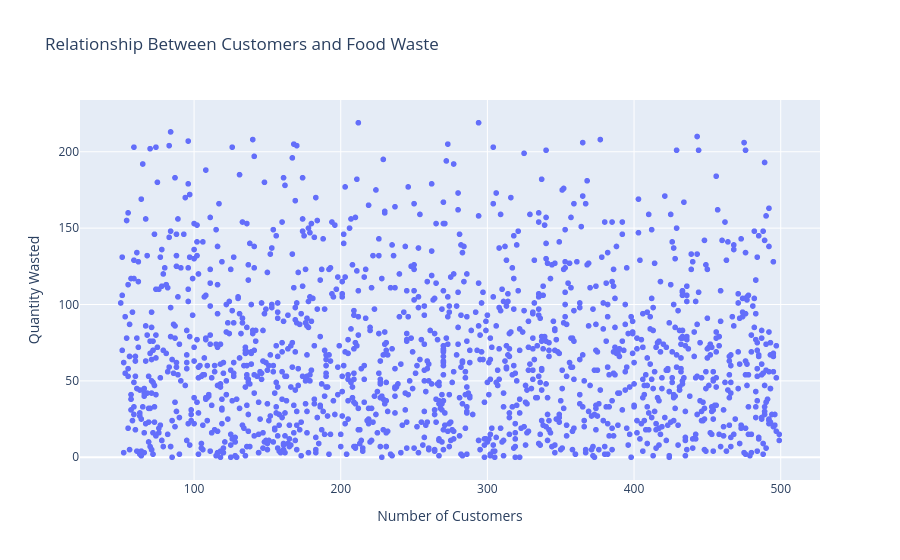

The notebook cell this image was saved under:
### Code cell
fig = px.scatter(
    df,
    x="Customers",
    y="Quantity_Wasted",
    title="Relationship Between Customers and Food Waste",
    labels={
        "Customers": "Number of Customers",
        "Quantity_Wasted": "Quantity Wasted"
    },
    hover_data=[
        "Location",
        "Food_Category",
        "Food_Item",
        "Waste_Percentage"
    ]
)

fig.show()

### Figure 1 — Plotly figure (JSON) as saved in the notebook; plotly's stock layout.template omitted (floating-point values rounded to 4 significant figures; data arrays with more than 128 entries replaced by an {"elided": "..."} marker saying what was removed)
{"data": [{"customdata": {"elided": "1500x4 mixed values"}, "hovertemplate": "Number of Customers=%{x}<br>Quantity Wasted=%{y}<br>Location=%{customdata[0]}<br>Food_Category=%{customdata[1]}<br>Food_Item=%{customdata[2]}<br>Waste_Percentage=%{customdata[3]}<extra></extra>", "legendgroup": "", "marker": {"color": "#636efa", "symbol": "circle"}, "mode": "markers", "name": "", "showlegend": false, "type": "scattergl", "x": {"elided": "1500 float values"}, "xaxis": "x", "y": {"elided": "1500 int values"}, "yaxis": "y"}], "layout": {"legend": {"tracegroupgap": 0}, "title": {"text": "Relationship Between Customers and Food Waste"}, "xaxis": {"anchor": "y", "domain": [0, 1], "title": {"text": "Number of Customers"}}, "yaxis": {"anchor": "x", "domain": [0, 1], "title": {"text": "Quantity Wasted"}}}}
